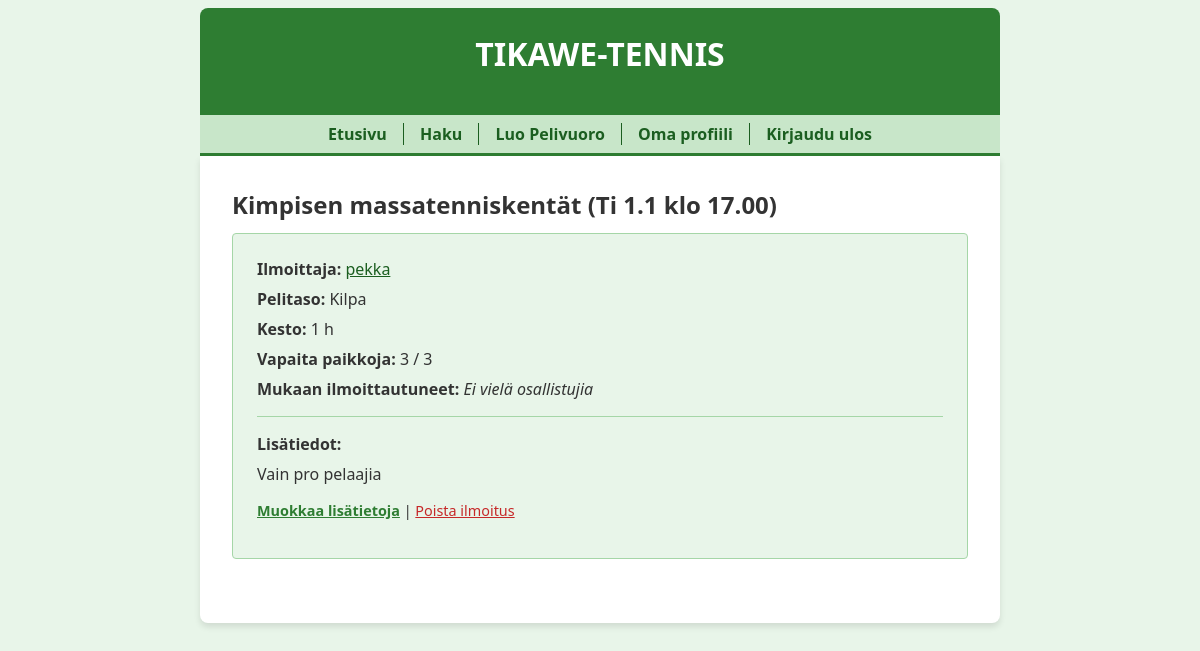
Screenshot of /thread/2 (signed in) with the database file from the repository.
### tables this page shows
CREATE TABLE threads (
    id INTEGER PRIMARY KEY,
    peliaika TEXT,
    pelipaikka TEXT,
    pelitaso TEXT,
    pelaajien_maara INTEGER,
    kesto INTEGER,
    user_id INTEGER REFERENCES users
);

CREATE TABLE users (
    id INTEGER PRIMARY KEY,
    username TEXT UNIQUE,
    password_hash TEXT,
    image BLOB
);

CREATE TABLE messages (
    id INTEGER PRIMARY KEY,
    content TEXT,
    sent_at TEXT,
    user_id INTEGER REFERENCES users,
    thread_id INTEGER REFERENCES threads,
    status INTEGER DEFAULT 1
);

### app.py (the view)
@app.route("/thread/<int:thread_id>")
def show_thread(thread_id):
    if "user_id" not in session:
        flash("Kirjaudu sisään nähdäksesi ilmoituksen tarkemmat tiedot.")
        return redirect("/login")
    thread = forum.get_thread(thread_id)
    if not thread:
        abort(404)
    messages = forum.get_messages(thread_id)
    participants = forum.get_participants(thread_id)
    is_participant = any(p["id"] == session["user_id"] for p in participants)
    return render_template("thread.html", thread=thread, messages=messages, participants=participants, is_participant=is_participant)

### app.py (called while the page is built)
@app.template_filter()
def show_lines(content):
    content = str(markupsafe.escape(content))
    content = content.replace("\n", "<br />")
    return markupsafe.Markup(content)

@app.before_request
def before_request():
    g.start_time = time.time()

@app.after_request
def after_request(response):
    elapsed_time = round(time.time() - g.start_time, 2)
    print("elapsed time:", elapsed_time, "s")
    return response

### db.py (called while the page is built)
def get_connection():
    con = sqlite3.connect("database.db")
    con.execute("PRAGMA foreign_keys = ON")
    con.row_factory = sqlite3.Row
    return con

def query(sql, params=[]):
    con = get_connection()
    result = con.execute(sql, params).fetchall()
    con.close()
    return result

### forum.py (called while the page is built)
def get_thread(thread_id):
    sql = """SELECT t.id, t.peliaika, t.pelipaikka, t.pelitaso, t.pelaajien_maara, t.kesto, t.user_id, u.username as creator
             FROM threads t, users u
             WHERE t.user_id = u.id AND t.id = ?"""
    result = db.query(sql, [thread_id])
    return result[0] if result else None

def get_messages(thread_id):
    sql = """SELECT m.id, m.content, m.sent_at, m.user_id, u.username
             FROM messages m, users u
             WHERE m.user_id = u.id AND m.thread_id = ? AND m.status = 1
             ORDER BY m.id"""
    return db.query(sql, [thread_id])

def get_participants(thread_id):
    sql = """SELECT u.id, u.username
             FROM users u, participants p
             WHERE u.id = p.user_id AND p.thread_id = ?"""
    return db.query(sql, [thread_id])

### templates/thread.html (shortened to what this page needs)
{% extends "layout.html" %}
{% block content %}
  <h2>{{ thread.pelipaikka }} ({{ thread.peliaika }})</h2>
  <div style="background-color: #e8f5e9; padding: 1.5em; border-radius: 4px; border: 1px solid #a5d6a7; margin-bottom: 2em;">
    <p style="margin: 0 0 0.5em 0;"><strong>Ilmoittaja:</strong> <a href="/user/{{ thread.user_id }}" style="color: #1b5e20;">{{ thread.creator }}</a></p>
    <p style="margin: 0 0 0.5em 0;"><strong>Pelitaso:</strong> {{ thread.pelitaso }}</p>
    <p style="margin: 0 0 0.5em 0;"><strong>Kesto:</strong> {{ thread.kesto }} h</p>
    <p style="margin: 0 0 0.5em 0;"><strong>Vapaita paikkoja:</strong> {{ thread.pelaajien_maara - participants|length }} / {{ thread.pelaajien_maara }}</p>
    <p style="margin: 0 0 1em 0;">
      <strong>Mukaan ilmoittautuneet:</strong>
      {% if participants %}
        {% for p in participants %}<a href="/user/{{ p.id }}">{{ p.username }}</a>{% if not loop.last %}, {% endif %}{% endfor %}
      {% else %}
        <i>Ei vielä osallistujia</i>
      {% endif %}
    </p>
    {% if messages %}
    <hr style="border: 0; border-top: 1px solid #a5d6a7; margin: 1em 0;" />
    <div style="margin-bottom: 1em;">
      <strong style="display: block; margin-bottom: 0.5em;">Lisätiedot:</strong>
      {{ messages[0].content | show_lines }}
    </div>
    {% if session.user_id == thread.user_id %}
    <p style="font-size: 0.9em; margin: 0 0 1em 0;">
      <a href="/edit/{{ messages[0].id }}" style="color: #2e7d32; font-weight: bold;">Muokkaa lisätietoja</a> |
      <a href="/remove/{{ messages[0].id }}" style="color: #c62828;">Poista ilmoitus</a>
    </p>
    {% endif %}
    {% endif %}
  </div>
{% endblock %}

### static/main.css (style rules this page uses)
body { margin: auto; max-width: 50em; font-family: 'Segoe UI', Tahoma, Geneva, Verdana, sans-serif; background-color: #e8f5e9; color: #333; }
h1, h2, h3 { margin: 0 0 0.5em 0; }

### rows the page displays
threads: pelipaikka "Kimpisen massatenniskentät", peliaika "Ti 1.1 klo 17.00", pelitaso "Kilpa", kesto "1", pelaajien_maara "3"
users: creator "pekka"
messages: content "Vain pro pelaajia"

### other values shown
{{ thread.pelaajien_maara - participants|length }} "3"
